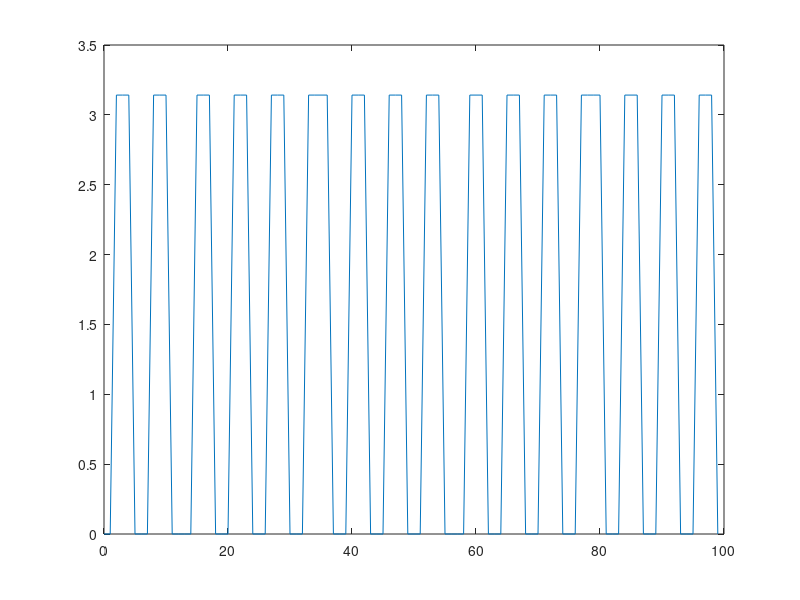

Write MATLAB code to recreate this figure. (Note: this script raises an error after producing the figure.)
%                                               |
% EEG-Based Brain-operated typewriting machine  |
% M. Amirsardari - A. H. Mobasheri              |
% Summer 1400/2021                              |
% Part4: Filtering                              |
%_______________________________________________|

% Filter Design

clear 
close all
clc
x = 0:1:99;
y = cos(x);
%y = sinc(x/17)
figure
plot(x,angle(y))
gd = groupdelay(y,100);
[gdo,wo] = grpdelay(y,1,100);
figure
plot(gd)
figure 
plot(gdo)
gd

%%% ----- Functions---------
function out = groupdelay(h,N)

    n = linspace(0,N - 1 ,N);
    h = [h zeros(1,N - length(h))];
    nh = n.* h;
    jdH = fft(nh,N);
    H = fft(h,N);
    out = real(jdH ./ H);
    out1 = out;
    out1(isinf(out1)) = [];
    out1(isnan(out1)) = [];
  
    mea = mean(out1);
    out(isinf(out)) = mea;
    out(isnan(out)) = mea;
   
end

function out = zphasefilter(h,x)

filtered = conv(h,x); %1d convolution for filtering
gd = groupdelay(h,lenght(h) + 50);

delay = floor(mean(gd));

if ( delay > 0 )
        unshifted = filtered(1+delay:end);
        filtered(1:end-delay) = unshifted;    
elseif (delay < 0 )
    
        unshifted = filtered(1:end-abs(delay));
        filtered(abs(delay):end) = unshifted; 
    
end

out = filtered;


end